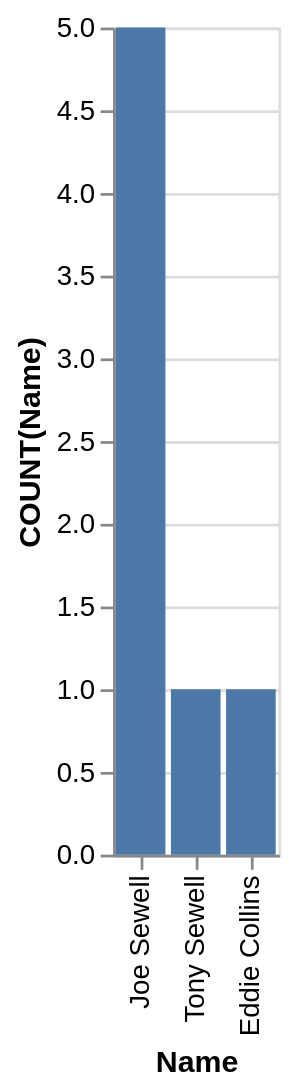

Write the Vega-Lite specification saved for this chart.
### Vega-Lite specification from a JSON file in a GitHub repository (floating-point values rounded to 4 significant figures)
{"data": {"values": [{"x_data": "Joe Sewell", "y_data": 5}, {"x_data": "Tony Sewell", "y_data": 1}, {"x_data": "Eddie Collins", "y_data": 1}]}, "mark": "bar", "encoding": {"x": {"field": "x_data", "type": "nominal", "title": "Name", "sort": {"op": "sum", "field": "y_data", "order": "descending"}}, "y": {"field": "y_data", "type": "quantitative", "title": "COUNT(Name)"}}}
